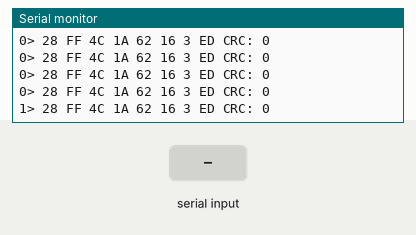
This sketch was run on a simulated Arduino Uno, built with avr-gcc and run on an emulated ATmega328P. On the bench: the last lines printed to the serial monitor. Inputs (shaded band) come from the test bench.

Above: at 1.2 s.
1.3 s: "w\n" received over Serial
At 2.11 s:
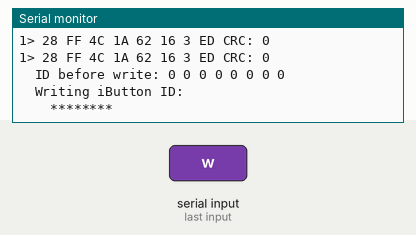
2.9 s: byte 119 ('w') received over Serial
At 3.3 s:
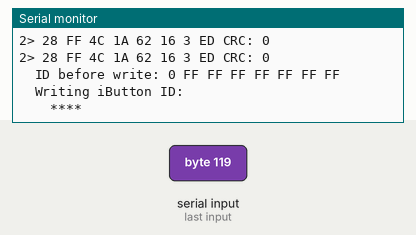
4.5 s: "w\n" received over Serial
At 4.9 s:
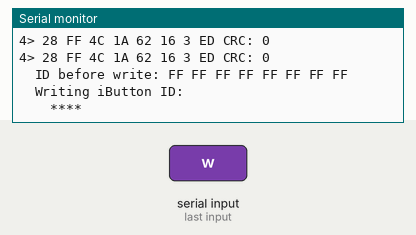
Timing chart, 0 to 7.5 s (numbered marks = the images above; inputs shaded):
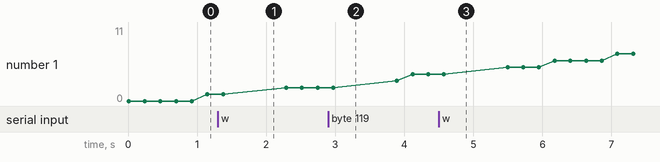

The sketch:

domofon.ino
```cpp
#include <OneWire.h>
#define pin 10

OneWire ibutton (pin); // I button connected on PIN 2.

byte addr[8]; //array to store the Ibutton ID.

void setup(){
 Serial.begin(9600);
}

void loop(){
  if (!ibutton.search (addr)){//read attached ibutton and asign value to buffer
    ibutton.reset_search();
    delay(200);
    return;
 }

  Serial.print(millis()/1000);
  Serial.print("> ");
  for (byte x = 0; x<8; x++){
    Serial.print(addr[x],HEX); //print the buffer content in LSB. For MSB: for (int x = 8; x>0; x--)
     Serial.print(" ");
  }

  //compute crc//
  byte crc;
  crc = ibutton.crc8(addr, 8);
  Serial.print("CRC: ");
  Serial.println(crc,HEX);
  if ( Serial.read() == 'w' ){
    ibutton.skip();ibutton.reset();ibutton.write(0x33);
    Serial.print("  ID before write:");
    for (byte x=0; x<8; x++){
      Serial.print(' ');
      Serial.print(ibutton.read(), HEX);
    }
    // send reset
    ibutton.skip();
    ibutton.reset();
    // send 0xD1
    ibutton.write(0xD1);
    // send logical 0
    digitalWrite(10, LOW); pinMode(10, OUTPUT); delayMicroseconds(60);
    pinMode(10, INPUT); digitalWrite(10, HIGH); delay(10);

    Serial.print('\n');
    Serial.print("  Writing iButton ID:\n    ");
    // Hardcode here your desired ID //
    // 01 01 01 00 00 00
    byte newID[8] = {0x01, 0x97,0xE4, 0x5C, 0x01, 0x00, 0x00, 0xAD};

    ibutton.skip();
    ibutton.reset();
    ibutton.write(0xD5);
    for (byte x = 0; x<8; x++){
      writeByte(newID[x]);
      Serial.print('*');
    }
    Serial.print('\n');
    ibutton.reset();
    // send 0xD1
    ibutton.write(0xD1);
    //send logical 1
    digitalWrite(10, LOW); pinMode(10, OUTPUT); delayMicroseconds(10);
    pinMode(10, INPUT); digitalWrite(10, HIGH); delay(10);

  }
}

int writeByte(byte data){
  int data_bit;
  for(data_bit=0; data_bit<8; data_bit++){
    if (data & 1){
      digitalWrite(pin, LOW); pinMode(pin, OUTPUT);
      delayMicroseconds(60);
      pinMode(pin, INPUT); digitalWrite(pin, HIGH);
      delay(10);
    } else {
      digitalWrite(pin, LOW); pinMode(pin, OUTPUT);
      pinMode(pin, INPUT); digitalWrite(pin, HIGH);
      delay(10);
    }
    data = data >> 1;
  }
  return 0;
}
```

Measured:
- after the input at 1.3 s, the serial monitor: prints a new line after 0.11 s (image 1)
- after the input at 2.9 s, the serial monitor: prints a new line after 0.11 s (image 2)
- after the input at 4.5 s, the serial monitor: prints a new line after 0.11 s (image 3)
